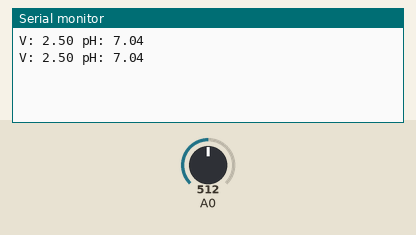
Bench run of a sketch on a simulated Arduino Uno, built with avr-gcc and run on an emulated ATmega328P. Shown: the last lines printed to the serial monitor. The inputs (shaded band) are chosen by the test bench; at power-on: A0 = 512.

Above: at 1.2 s.
1.3 s: A0 set to 716
At 1.8 s:
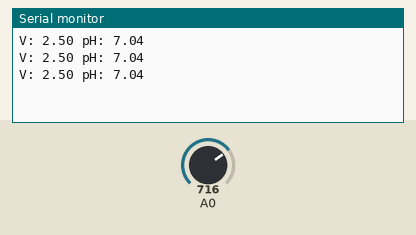
2.8 s: A0 set to 900
At 3.6 s:
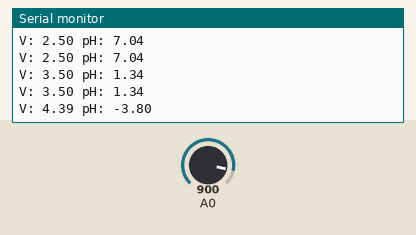
Timing chart, 0 to 5.8 s (numbered marks = the images above; inputs shaded):
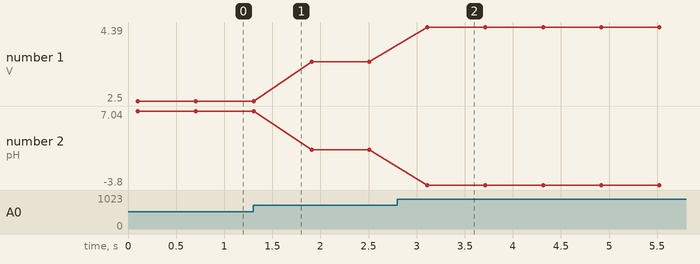

The sketch:

arduino_ph_meter.ino
```cpp
int phpin_value;
int vplus = 5; //5V provided to the module
int samples = 10;

// Derived from ph_calibration/ph_calibration.org
float ph_offset = 21.34;//20.61;
float ph_coefficient = -5.72;//-5.23;

void setup()
{
  Serial.begin(9600);
}

float ph(int val) {
  return  ph_coefficient* voltage(val) + ph_offset;
}

float voltage(int val) {
  return val * vplus / 1024.0;
}

void loop() {

  float samples_sum = 0;
  for(int i=0; i<samples; i++) {
    samples_sum += analogRead(A0);
    delay(10);
    }
  phpin_value = samples_sum/samples;

  Serial.print("V: ");
  Serial.print(voltage(phpin_value));
  Serial.print(" pH: ");
  Serial.println(ph(phpin_value));
  delay(500);
}
```

Measured:
- after the input at 2.8 s, the serial monitor: prints a new line after 0.31 s (image 2)
- plotted number 1: 2.5 → 3.5 after the input at 1.3 s, 3.5 → 4.39 after the input at 2.8 s
- plotted number 2: 7.04 → 1.34 after the input at 1.3 s, 1.34 → -3.8 after the input at 2.8 s
